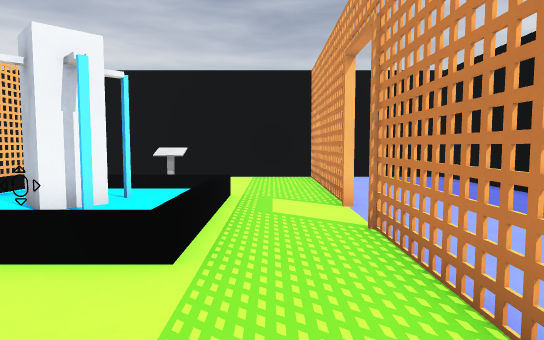
View 1 (above)

16 first-person views from a walk through a Godot game level. The camera is 1.2 m above the floor, tilts 4° down and sees 75° across. The floor is counted in squares, 1 m on a side. Each view is taken from the middle of a square. On the plan, view 1 faces up. The plan holds only what a view shows up to about 14 squares ahead; the rest is blank. The place goes on beyond the plan. Some surface patterns are stand-ins.

View 2
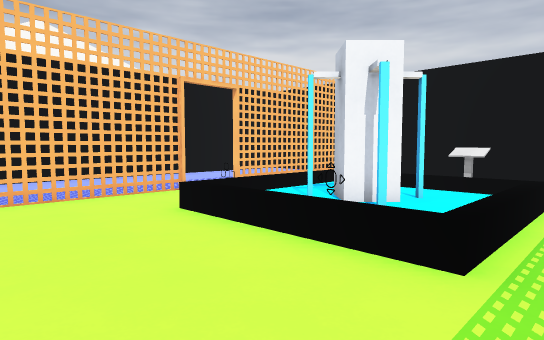

View 3
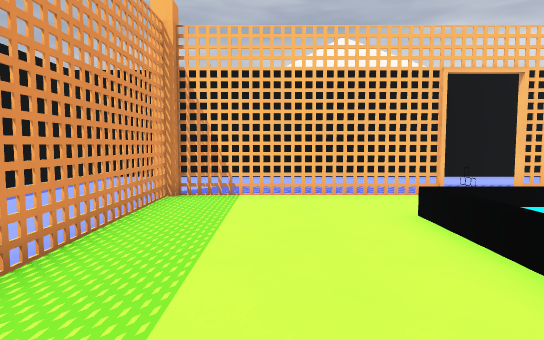

View 4
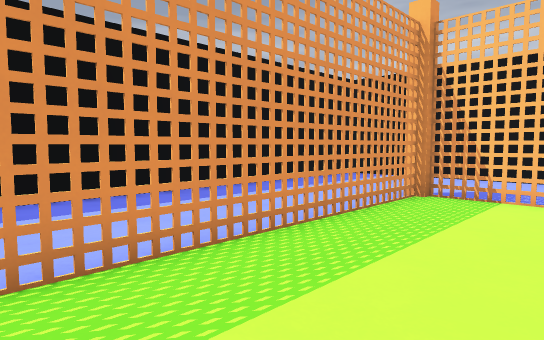

View 5
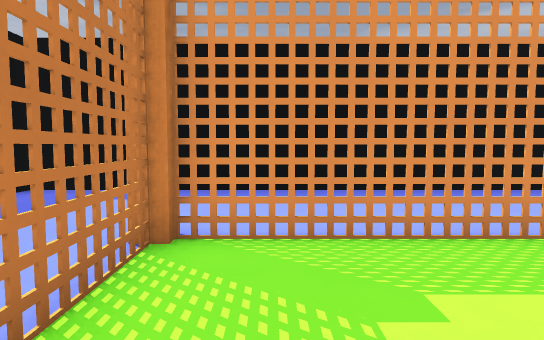

View 6
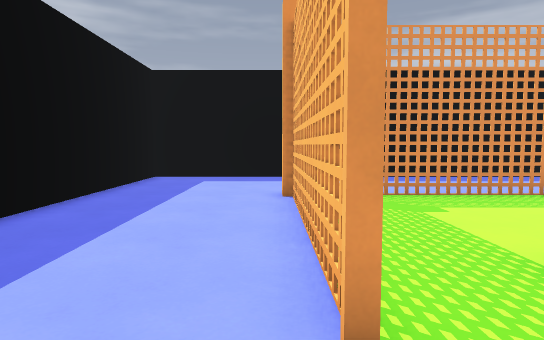

View 7
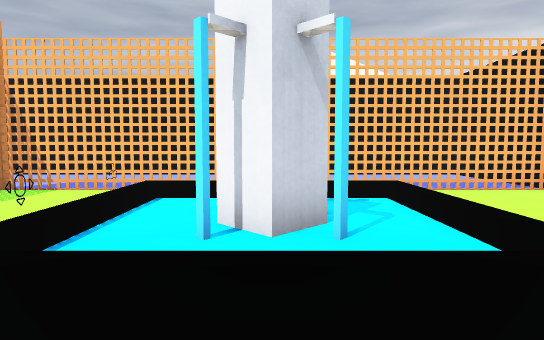

View 8
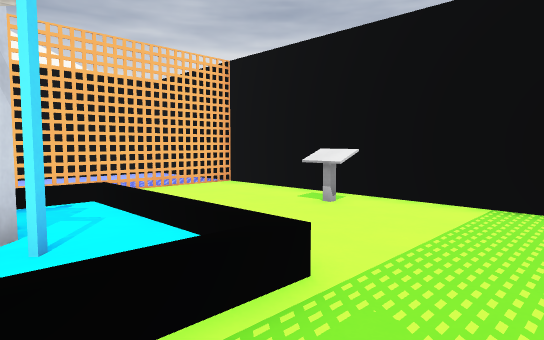

View 9
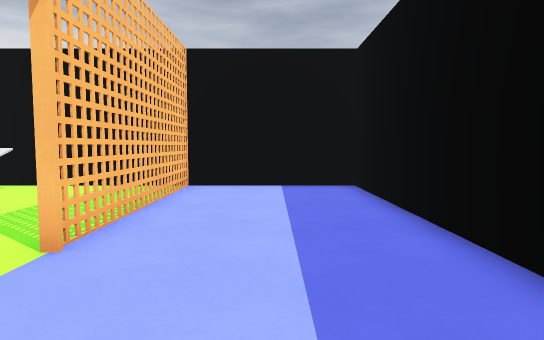

View 10
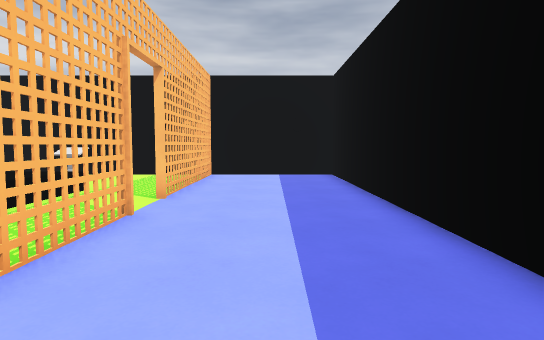

View 11
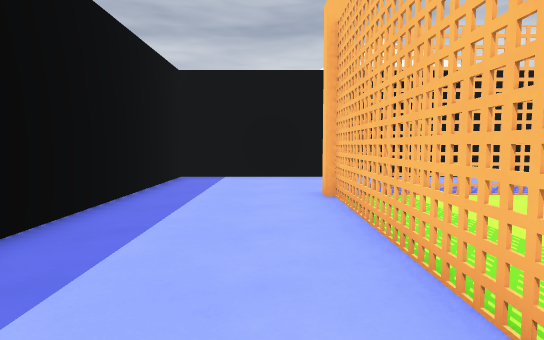

View 12
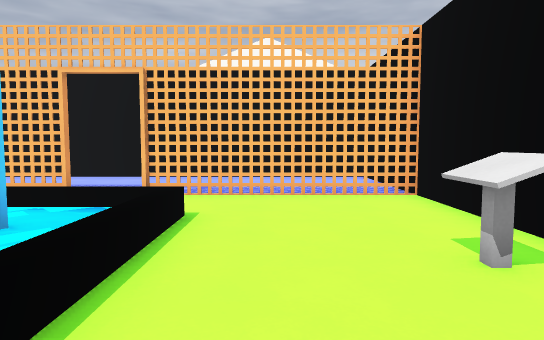

View 13
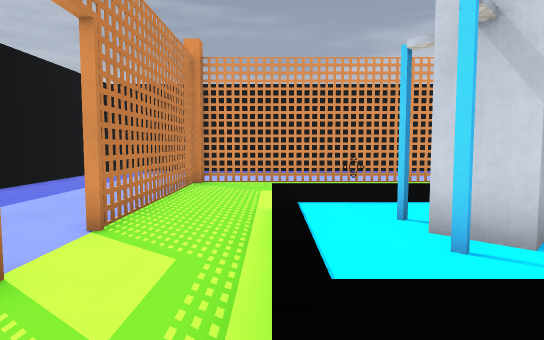

View 14
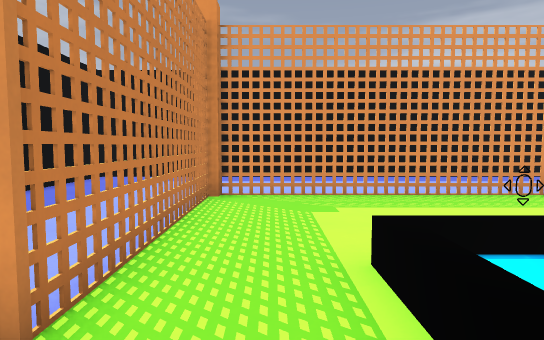

View 15
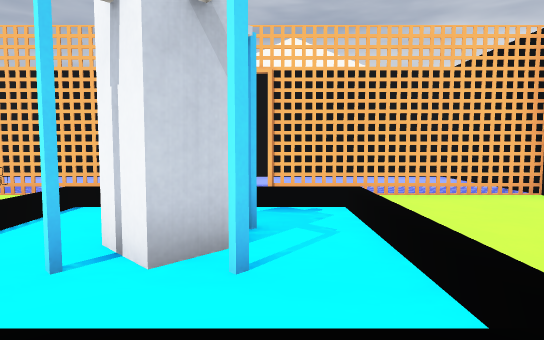

View 16
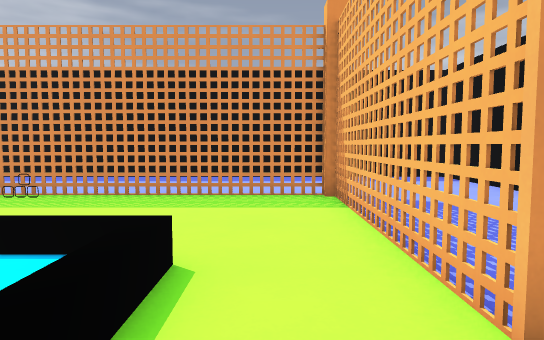

### Floor plan
Key: @ floor where view 1 was taken; # wall or solid block; x gap in a wall; . floor; / step, stairs or slope; ~ water the walk can cross; ≈ water the walk keeps out of; ^ raised ledge; P pillar.
Columns run from 14 left of view 1 to 7 right of it. Each row starts with its distance up from view 1.
 14 ######################
 13 #....#.........#.....#
 12 #....x....^^...x.....#
 11 #....x.........x.....#
 10 #....x.........x.....#
  9 #....x.........x.....#
  8 #....x../~~~~..x.....#
  7 #....# ./~≈≈~..#.....#
  6 #....   /~##~........#
  5 #....#../~≈≈~..#.....#
  4 #....x../~~~~..x.....
  3 #....x.........x.....
  2 #....x.........x.....
  1 #....x.........x.....#
  0 #....x........@x.....#
 -1 #....PPxxxxxxxxP.....#
 -2 #....P.........P.....#
 -3 #....................#
 -4 #....................#
 -5 #....................#
 -6 #....................#
 -7 ######################

Where each view was taken, in squares from view 1:
view 1: 0 up, 0 right, facing up
view 2: 0 up, 0 right, facing up-left
view 3: 1 up, 0 right, facing left
view 4: 2 up, 0 right, facing down-left
view 5: 3 up, 0 right, facing down
view 6: 7 up, 2 right, facing down
view 7: 6 up, 1 right, facing left
view 8: 6 up, 1 right, facing up-left
view 9: 3 up, 4 right, facing up
view 10: 1 down, 4 right, facing up
view 11: 3 down, 0 right, facing left
view 12: 10 up, 0 right, facing left
view 13: 10 up, 1 left, facing down
view 14: 7 up, 0 right, facing down
view 15: 7 up, 0 right, facing left
view 16: 7 up, 7 left, facing down
